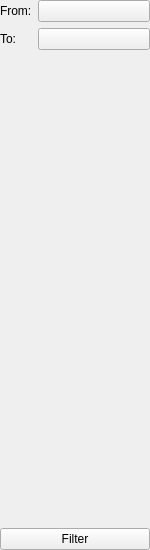
<?xml version="1.0" encoding="UTF-8"?>
<ui version="4.0">
 <class>TimeMachineFilterClass</class>
 <widget class="QWidget" name="TimeMachineFilterClass">
  <property name="geometry">
   <rect>
    <x>0</x>
    <y>0</y>
    <width>150</width>
    <height>550</height>
   </rect>
  </property>
  <property name="windowTitle">
   <string>TimeMachineFilter</string>
  </property>
  <layout class="QGridLayout" name="gridLayout_2">
   <property name="leftMargin">
    <number>0</number>
   </property>
   <property name="topMargin">
    <number>0</number>
   </property>
   <property name="rightMargin">
    <number>0</number>
   </property>
   <property name="bottomMargin">
    <number>0</number>
   </property>
   <item row="1" column="0">
    <spacer name="verticalSpacer">
     <property name="orientation">
      <enum>Qt::Vertical</enum>
     </property>
     <property name="sizeHint" stdset="0">
      <size>
       <width>20</width>
       <height>458</height>
      </size>
     </property>
    </spacer>
   </item>
   <item row="2" column="0">
    <widget class="FluPushButton" name="pushButton">
     <property name="text">
      <string>Filter</string>
     </property>
    </widget>
   </item>
   <item row="0" column="0">
    <layout class="QGridLayout" name="gridLayout" columnstretch="0,1" columnminimumwidth="0,0">
     <item row="0" column="0">
      <widget class="QLabel" name="label">
       <property name="text">
        <string>From:</string>
       </property>
      </widget>
     </item>
     <item row="0" column="1">
      <widget class="FluCalendarDatePicker" name="pushButton_2">
       <property name="text">
        <string/>
       </property>
      </widget>
     </item>
     <item row="1" column="0">
      <widget class="QLabel" name="label_2">
       <property name="text">
        <string>To:</string>
       </property>
      </widget>
     </item>
     <item row="1" column="1">
      <widget class="FluCalendarDatePicker" name="pushButton_3">
       <property name="text">
        <string/>
       </property>
      </widget>
     </item>
    </layout>
   </item>
  </layout>
 </widget>
 <layoutdefault spacing="6" margin="11"/>
 <customwidgets>
  <customwidget>
   <class>FluPushButton</class>
   <extends>QPushButton</extends>
   <header location="global">FluPushButton.h</header>
  </customwidget>
  <customwidget>
   <class>FluCalendarDatePicker</class>
   <extends>QPushButton</extends>
   <header location="global">FluCalendarDatePicker.h</header>
  </customwidget>
 </customwidgets>
 <resources/>
 <connections/>
</ui>
